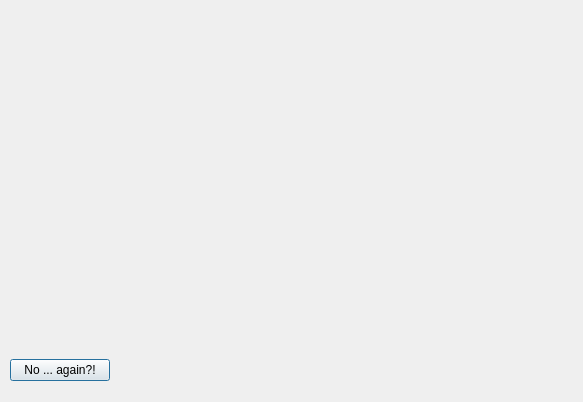
<?xml version="1.0" encoding="UTF-8"?>
<ui version="4.0">
 <class>lose_dialog</class>
 <widget class="QDialog" name="lose_dialog">
  <property name="geometry">
   <rect>
    <x>0</x>
    <y>0</y>
    <width>583</width>
    <height>402</height>
   </rect>
  </property>
  <property name="windowTitle">
   <string>Game over</string>
  </property>
  <widget class="QWidget" name="verticalLayoutWidget">
   <property name="geometry">
    <rect>
     <x>0</x>
     <y>0</y>
     <width>583</width>
     <height>401</height>
    </rect>
   </property>
   <layout class="QVBoxLayout" name="verticalLayout">
    <property name="sizeConstraint">
     <enum>QLayout::SetMinAndMaxSize</enum>
    </property>
    <property name="leftMargin">
     <number>10</number>
    </property>
    <property name="topMargin">
     <number>20</number>
    </property>
    <property name="rightMargin">
     <number>20</number>
    </property>
    <property name="bottomMargin">
     <number>20</number>
    </property>
    <item>
     <widget class="QLabel" name="label">
      <property name="sizePolicy">
       <sizepolicy hsizetype="Fixed" vsizetype="Fixed">
        <horstretch>0</horstretch>
        <verstretch>0</verstretch>
       </sizepolicy>
      </property>
      <property name="text">
       <string/>
      </property>
      <property name="pixmap">
       <pixmap resource="home.qrc">:/images/menu/game_over.png</pixmap>
      </property>
      <property name="scaledContents">
       <bool>true</bool>
      </property>
     </widget>
    </item>
    <item>
     <spacer name="verticalSpacer">
      <property name="orientation">
       <enum>Qt::Vertical</enum>
      </property>
      <property name="sizeHint" stdset="0">
       <size>
        <width>20</width>
        <height>40</height>
       </size>
      </property>
     </spacer>
    </item>
    <item>
     <layout class="QHBoxLayout" name="horizontalLayout">
      <item>
       <widget class="QPushButton" name="pushButton">
        <property name="sizePolicy">
         <sizepolicy hsizetype="Minimum" vsizetype="Fixed">
          <horstretch>0</horstretch>
          <verstretch>0</verstretch>
         </sizepolicy>
        </property>
        <property name="maximumSize">
         <size>
          <width>100</width>
          <height>16777215</height>
         </size>
        </property>
        <property name="text">
         <string>No ... again?!</string>
        </property>
       </widget>
      </item>
     </layout>
    </item>
   </layout>
  </widget>
 </widget>
 <resources>
  <include location="home.qrc"/>
 </resources>
 <connections/>
</ui>
